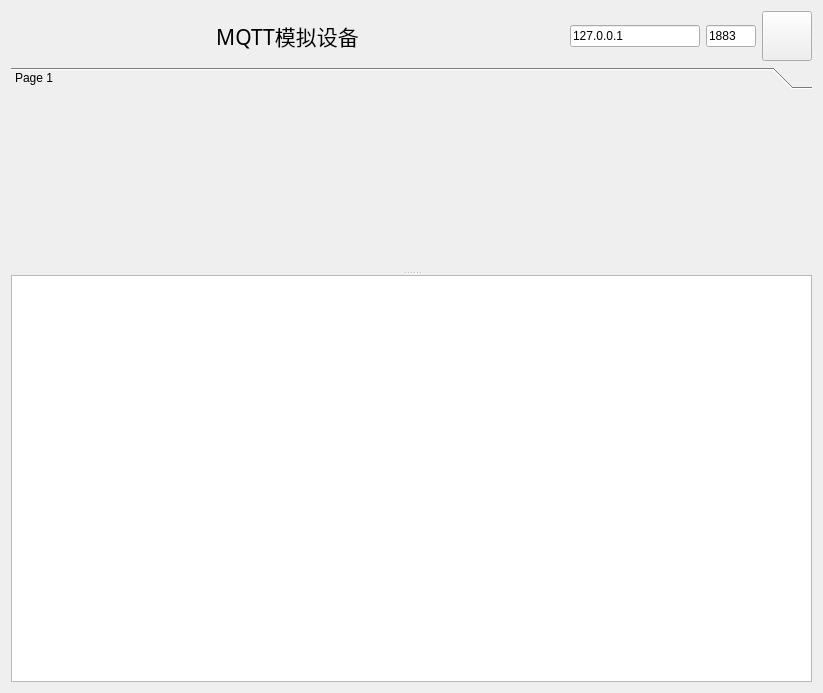
<?xml version="1.0" encoding="UTF-8"?>
<ui version="4.0">
 <class>mqtt_meter</class>
 <widget class="QWidget" name="mqtt_meter">
  <property name="geometry">
   <rect>
    <x>0</x>
    <y>0</y>
    <width>823</width>
    <height>693</height>
   </rect>
  </property>
  <property name="windowTitle">
   <string>MQTT模拟设备</string>
  </property>
  <layout class="QGridLayout" name="gridLayout">
   <item row="0" column="0">
    <layout class="QHBoxLayout" name="horizontalLayout">
     <item>
      <widget class="QLabel" name="label">
       <property name="font">
        <font>
         <family>微软雅黑 Light</family>
         <pointsize>16</pointsize>
        </font>
       </property>
       <property name="layoutDirection">
        <enum>Qt::LeftToRight</enum>
       </property>
       <property name="text">
        <string>MQTT模拟设备</string>
       </property>
       <property name="alignment">
        <set>Qt::AlignCenter</set>
       </property>
       <property name="margin">
        <number>5</number>
       </property>
      </widget>
     </item>
     <item>
      <widget class="QLineEdit" name="lineEditHost">
       <property name="maximumSize">
        <size>
         <width>130</width>
         <height>16777215</height>
        </size>
       </property>
       <property name="text">
        <string>127.0.0.1</string>
       </property>
      </widget>
     </item>
     <item>
      <widget class="QLineEdit" name="lineEditPort">
       <property name="maximumSize">
        <size>
         <width>50</width>
         <height>16777215</height>
        </size>
       </property>
       <property name="text">
        <string>1883</string>
       </property>
      </widget>
     </item>
     <item>
      <widget class="QToolButton" name="toolButtonStart">
       <property name="minimumSize">
        <size>
         <width>50</width>
         <height>50</height>
        </size>
       </property>
       <property name="text">
        <string/>
       </property>
      </widget>
     </item>
    </layout>
   </item>
   <item row="1" column="0">
    <widget class="QSplitter" name="splitter_2">
     <property name="orientation">
      <enum>Qt::Vertical</enum>
     </property>
     <widget class="QSplitter" name="splitter">
      <property name="orientation">
       <enum>Qt::Horizontal</enum>
      </property>
      <widget class="QToolBox" name="toolBoxDevList">
       <property name="maximumSize">
        <size>
         <width>16777215</width>
         <height>16777215</height>
        </size>
       </property>
       <property name="currentIndex">
        <number>0</number>
       </property>
       <widget class="QWidget" name="page">
        <property name="geometry">
         <rect>
          <x>0</x>
          <y>0</y>
          <width>801</width>
          <height>156</height>
         </rect>
        </property>
        <attribute name="label">
         <string>Page 1</string>
        </attribute>
       </widget>
      </widget>
     </widget>
     <widget class="QTextBrowser" name="textBrowserMsg"/>
    </widget>
   </item>
  </layout>
 </widget>
 <resources/>
 <connections/>
</ui>
